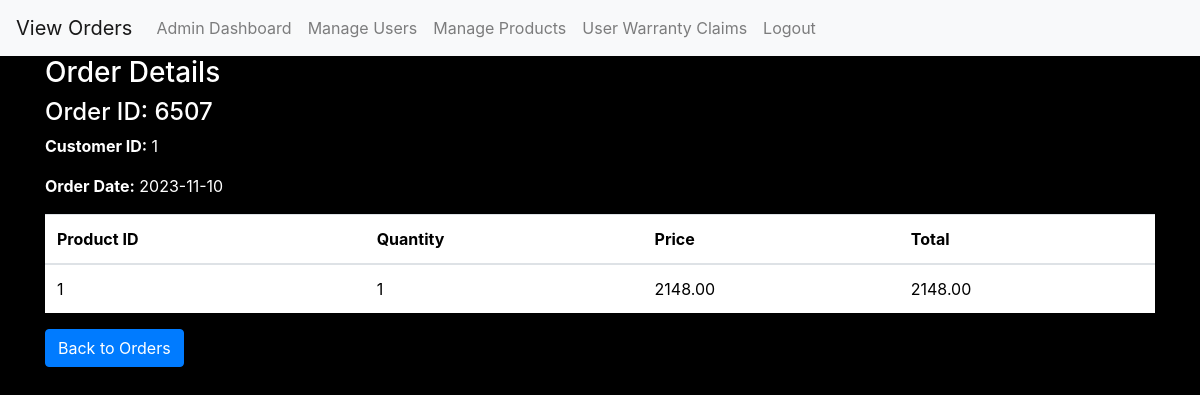
The page /admin_view_order_details.php?order_id=6507 (signed in) on the database its author committed.
### tables this page shows
CREATE TABLE `orders` (
  `order_id` int(11) NOT NULL,
  `user_id` int(11) DEFAULT NULL,
  `order_date` date DEFAULT current_timestamp(),
  `total_amount` decimal(10,2) DEFAULT NULL,
  `payment_status` varchar(255) DEFAULT NULL,
  `status` varchar(50) NOT NULL
);

CREATE TABLE `orderitems` (
  `order_item_id` int(11) NOT NULL,
  `order_id` int(11) DEFAULT NULL,
  `product_id` int(11) DEFAULT NULL,
  `quantity` int(11) DEFAULT NULL,
  `unit_price` decimal(10,2) DEFAULT NULL
);

### admin_view_order_details.php (the view, shortened to what this page needs)
<?php
include "db_connection.php";
$order_id = $_GET['order_id'];
$order_query = "SELECT * FROM orders WHERE order_id = $order_id";
$order_result = mysqli_query($conn, $order_query);
$order = mysqli_fetch_assoc($order_result);
$order_items_query = "SELECT * FROM orderitems WHERE order_id = $order_id";
$order_items_result = mysqli_query($conn, $order_items_query);
?>
<!DOCTYPE html>
<html>
<head>
    <link rel="stylesheet" href="https://maxcdn.bootstrapcdn.com/bootstrap/4.5.2/css/bootstrap.min.css">
</head>
<body>
    <nav class="navbar navbar-expand-lg navbar-light bg-light">
    <a class="navbar-brand" href="admin_view_orders.php">View Orders</a>
    <div class="collapse navbar-collapse" id="navbarNav">
        <ul class="navbar-nav">
            <li class="nav-item">
                <a class="nav-link" href="admin_dashboard.php">Admin Dashboard</a>
            </li>
            <li class="nav-item">
                <a class="nav-link" href="admin_manage_users.php">Manage Users</a>
            </li>
            <li class="nav-item">
                <a class="nav-link" href="admin_manage_products.php">Manage Products</a>
            </li>
            <li class="nav-item">
                <a class="nav-link" href="admin_warrantyclaims.php">User Warranty Claims</a>
            </li>
            <li class="nav-item">
                <a class="nav-link" href="admin_logout.php">Logout</a>
            </li>
        </ul>
    </div>
</nav>
    <div class="container">
        <h3>Order Details</h3>
        <h4>Order ID: <?php echo $order['order_id']; ?></h4>
        <p><strong>Customer ID:</strong> <?php echo $order['user_id']; ?></p>
        <p><strong>Order Date:</strong> <?php echo $order['order_date']; ?></p>
        <table class="table">
            <thead>
                <tr>
                    <th>Product ID</th>
                    <th>Quantity</th>
                    <th>Price</th>
                    <th>Total</th>
                </tr>
            </thead>
            <tbody>
                <?php while ($order_item = mysqli_fetch_assoc($order_items_result)) { ?>
                    <tr>
                        <td><?php echo $order_item['product_id']; ?></td>
                        <td><?php echo $order_item['quantity']; ?></td>
                        <td><?php echo $order_item['unit_price']; ?></td>
                        <td><?php echo $order['total_amount']; ?></td>
                    </tr>
                <?php } ?>
            </tbody>
        </table>
        <a href="admin_view_orders.php" class="btn btn-primary">Back to Orders</a>
    </div>
</body>
</html>

### admin_view_order_details.php (style rules this page uses)
body { background-color: black; color: white; }
thead { color: black; }
tbody { color: black; }
table { background-color: white; color: black; }

### rows shown on the page
orders: order_id "6507", user "1", order_date "2023-11-10"
orderitems: product "1", quantity "1", unit_price "2148.00", order.total_amount "2148.00"
